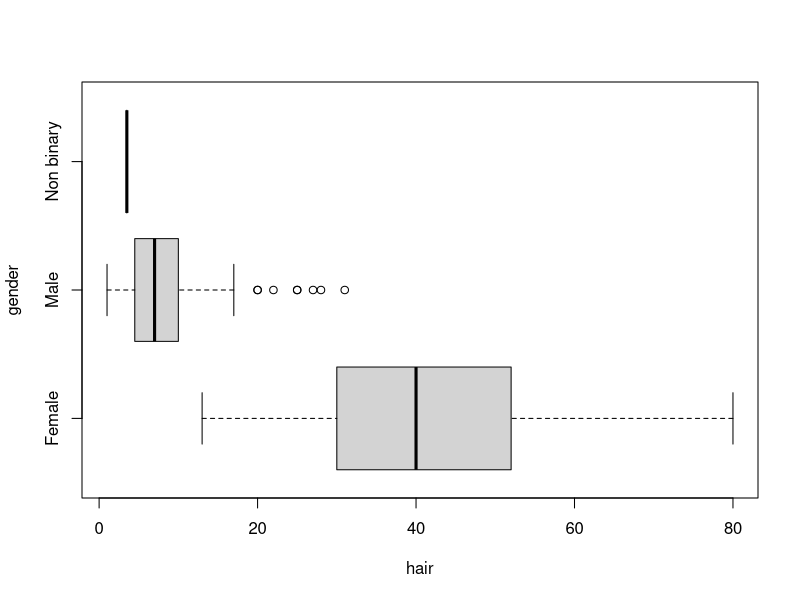
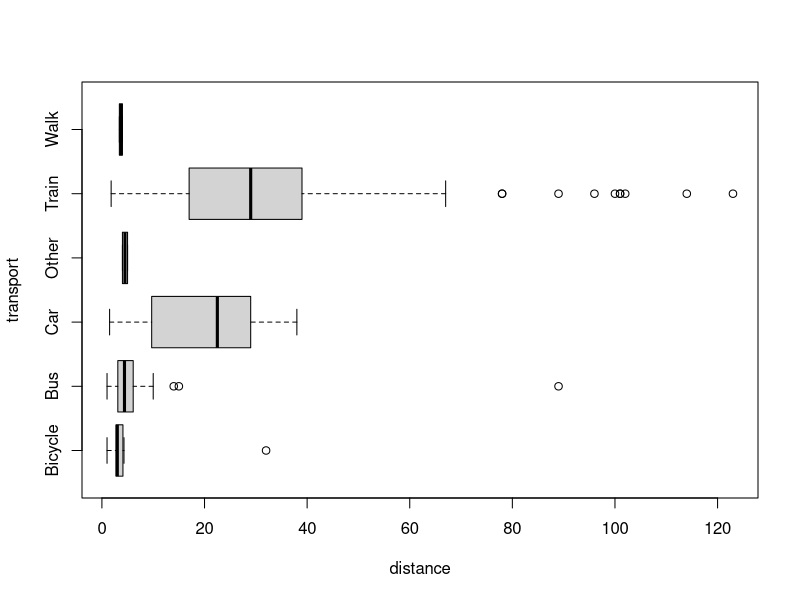
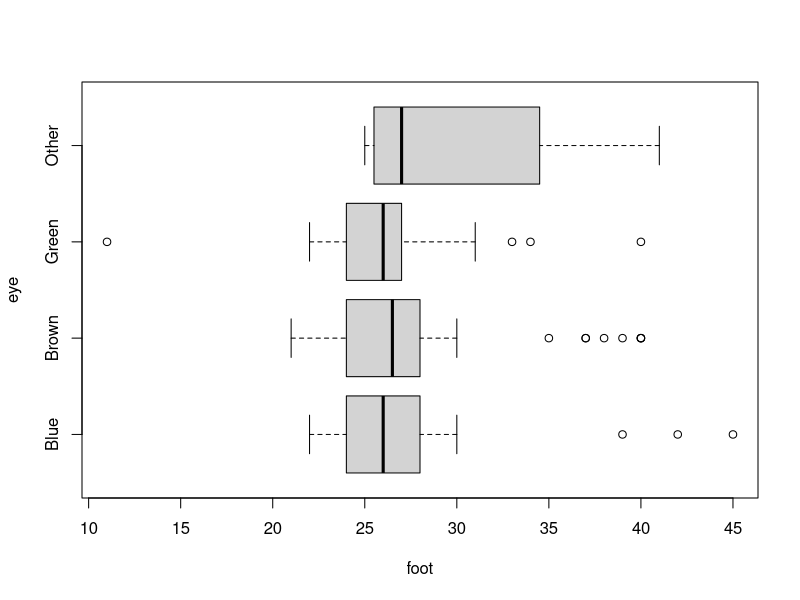
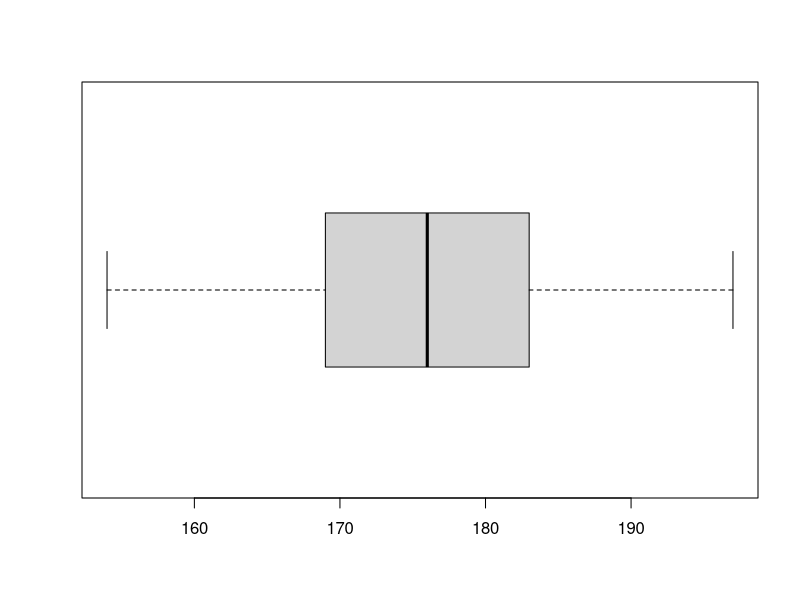
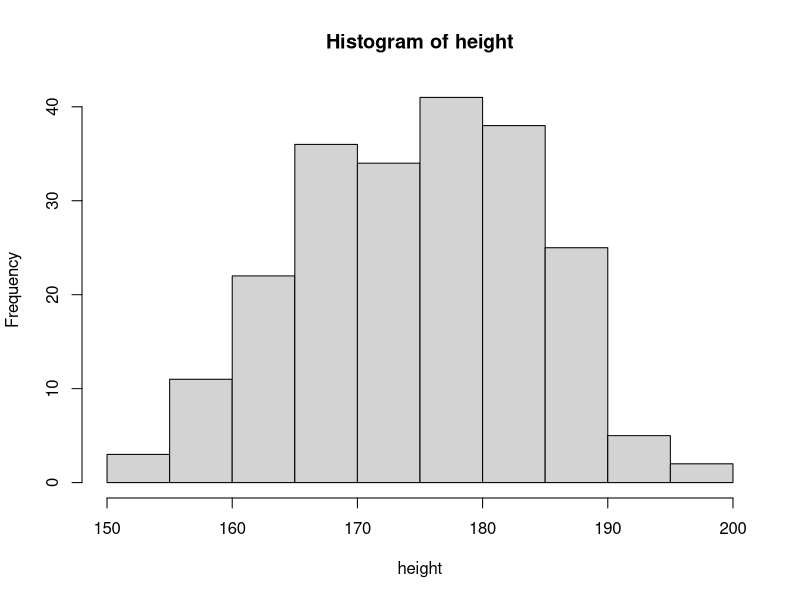
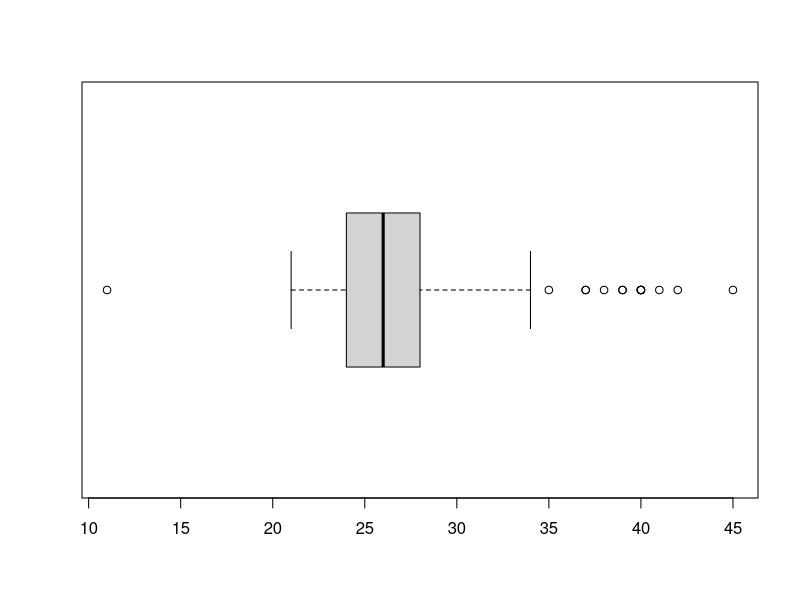
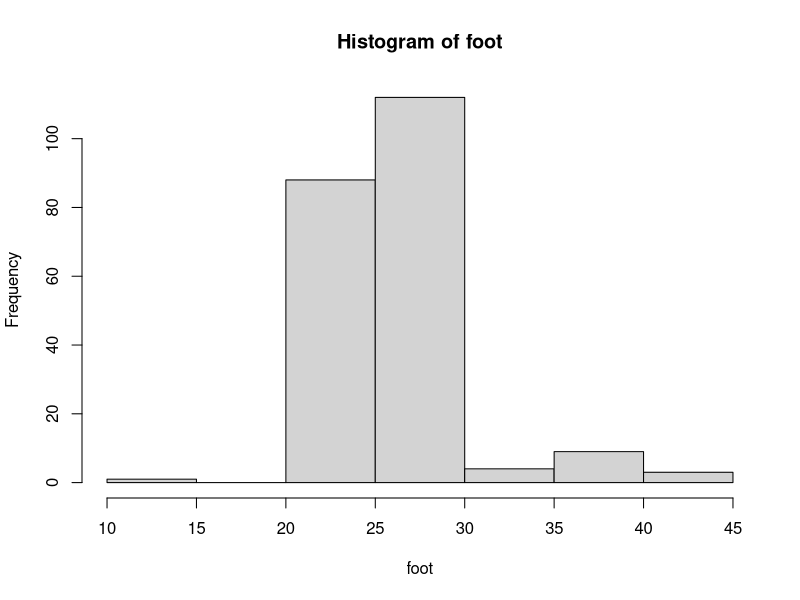
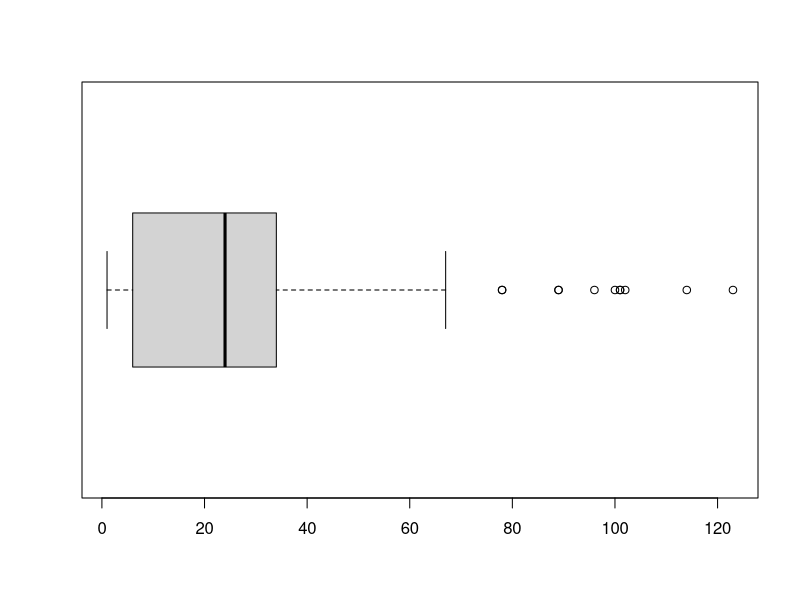

These figures' R source, in order:
# BFH import
library(readxl)
BFH <- read_excel("./WDDA_02.xlsx", sheet = "BFH")
View(BFH)
attach(BFH)

# Aufgabenserie 3

# 1. Körpergrösse Männer & Frauen
# a) Anzahl Frauen grösser als durchschnitt Mann
mean_man <- mean(height[gender == "Male"])
length(height[(gender == "Female" & height >= mean_man)])
# b) Anzahl Männer kleiner als durchscnitt Frau
mean_female <- mean(height[gender == "Female"])
length(height[(gender == "Male" & height <= mean_female)])

# 2. schwarmintelligenz jar
# a) Mittelwert jar
mean_jar <- mean(jar)
# b) geburtstadum person bester guess
kleinste_abweichung <- min(abs(jar - 405))
# gibt nur ein resultat
which.min(abs(jar - 405))
# findet alle resultate
best_guess <- abs(jar - 405) == kleinste_abweichung
dob[best_guess]
# c) anzahl näher am Tatsächlichen wert als am Median
sum(abs(jar - 405) < abs(jar - mean(jar)))

# 3. vergleich mittelwert (mean) & median (median)
# Erklärung: Der Median wird dem Mittelwert vorgezogen, wenn der Datensatz Extremwerte enth¨alt.
# a) jar
mean(jar) # 299.66
median(jar) # 287
# b) siblings
mean(siblings) # 1.543
median(siblings) # 1
# c) distance
mean(distance) # 25.2
median(distance) # 24

# 5. Mittelwert present
mean(present) # 77.35

# 6. bereich darstellen
quantile(height)
quantile(maths)
quantile(cash)

# 7. Interquartilsabstand (IQR)
quantile(height, 0.75) - quantile(height, 0.25)
quantile(maths, 0.75) - quantile(maths, 0.25)
quantile(cash, 0.75) - quantile(cash, 0.25)

# 8. Nebeneinander liegende Boxplots
# a) Boxplot zeigt Harlängen pro Geschlecht auf
boxplot(hair ~ gender, horizontal = T)
# b) Boxplot zeigt distanz pro fahrzeug auf
boxplot(distance ~ transport, horizontal = T)
# c) Boxplot zeigt Fussgrösse aufgeteilt nach Augenfarbe
boxplot(foot ~ eye, horizontal = T)

# 9) Standartabweichung
# Definition: Die Varianz ist ein Mass für die durchschnittliche Abweichung vom Mittelwert für alle Daten.
#             Die Standardabweichung ist die Quadratwurzel der Varianz.
# a) height
sd(height)
# b) maths
sd(maths)
# c) cash
sd(cash)

# FIXME: 10 Empirische Regel
# a) height
boxplot(height, horizontal = T)
hist(height)
# b) foot
boxplot(foot, horizontal = T)
hist(foot)
# c) distance
boxplot(distance, horizontal = T)
hist(distance)
# d) reaction1
boxplot(reaction1, horizontal = T)
hist(reaction1)
# Median,Durchschnitt,Modus, Quartile etc darstellen
summary(height)

# 11: Intercontinental Hotels Group (IHG)
IHG <- read_excel("./WDDA_03.xlsx", sheet = "IHG")
View(IHG)
names(IHG) <- c("hotel", "rating", "reviews")
attach(IHG)
# a) Mittelwert
mean(rating)
# a) Median
median(rating)
# b) Den Mittelwert oder den Median als Mass für die zentrale Lage zu verwenden
# Lösung: Mittelwert da es keine Ausreisser gibt. Besser ist der Durchschnitt
# da er genauere angaben macht. Des weiteren sind Ausreisser nicht möglich.
# c) Erste Quartil
quantile(rating, 0.25)
# alle quantile anzeigen
quantile(rating)
# c) IQR
quantile(rating, 0.75) - quantile(rating, 0.25)
IQR(rating)
# d) 85. Perzentil
quantile(rating, 0.85)

# Aufgabenserie 3
# 11. IHG
# a) Mittelwert
# a) Durchscnitt
# c) Quartile
quantile(rating)
# c) IQR
quantile(rating, 0.75) - quantile(rating, 0.25)
# d) 85 percentile
quantile(rating, 0.85)
# 12. polizeiaufzeichnungen
aufzeichnungen_winter <- c(18, 20, 15, 16, 21, 20, 12, 16, 19, 20)
aufzeichnungen_sommer <- c(28, 18, 24, 32, 18, 29, 23, 38, 28, 18)
# a) Spannweite
max(aufzeichnungen_winter) - min(aufzeichnungen_winter)
max(aufzeichnungen_sommer) - min(aufzeichnungen_sommer)
# a) IQR
quantile(aufzeichnungen_winter, .75) - quantile(aufzeichnungen_winter, .25)
quantile(aufzeichnungen_sommer, .75) - quantile(aufzeichnungen_sommer, .25)

# 12) Polizeiaufzeichnungen zeigen die täglich gemeldeten Verbrechen
winter <- c(18, 20, 15, 16, 21, 20, 12, 16, 19, 20)
sommer <- c(28, 18, 24, 32, 18, 29, 23, 38, 28, 18)
# a) Spannweite für jede Periode
spannweite_winter <- max(winter) - min(winter) # 9
spannweite_sommer <- max(sommer) - min(sommer) # 20
# a) Interquartilsabstand für jede Periode
IQR(winter) # 4
IQR(sommer) # 9.5
# b) Varianz für jede Periode
var(winter) # 8.233333
var(sommer) # 44.48889
# b) Standartabweichung für jede Periode
sd(winter) # 2.869379
sd(sommer) # 6.669999
# c) Variationskoeffizienten für jede Periode
cv_winter <- sd(winter) / mean(winter) * 100 # 16.2%
cv_sommer <- sd(sommer) / mean(sommer) * 100 # 26.1%
# d) Vergleichen Sie die Variabilität der beiden Zeiträume
sum((winter - mean(winter))^2) # 74.1
sum((sommer - mean(sommer))^2) # 400.4

#  13) Mittelwert und die Standardabweichung (als Stichprobe)
BFH <- read_excel("./WDDA_02.xlsx", sheet = "BFH")
View(BFH)
attach(BFH)
# a) height
height_z <- (height - mean(height)) / sd(height)
mean(height_z) # ~0
sd(height_z) # 1
# b) foot
foot_z <- (foot - mean(foot)) / sd(foot)
mean(foot_z) # ~0
sd(foot_z) # 1
# c) house
house_z <- (house - mean(house)) / sd(house)
mean(house_z) # ~0
sd(house_z) # 1

# 14) Schiefe für die folgenden Daten
# a) height
height_z <- (height - mean(height)) / sd(height)
n <- length(height_z)
n / ((n - 1) * (n - 2)) * sum(height_z^3) # -0.156 -> symmetrisch (nahe null)
hist(height)
# b) distance
distance_z <- (distance - mean(distance)) / sd(distance)
n <- length(distance_z)
n / ((n - 1) * (n - 2)) * sum(distance_z^3) # 1.74 -> rechtschief (positiv)
hist(distance)
# c) cash
cash_z <- (cash - mean(cash)) / sd(cash)
n <- length(cash_z)
n / ((n - 1) * (n - 2)) * sum(cash_z^3) # 5.5 -> rechtschief (positiv)
hist(cash)
# d) hair men
hair_men <- hair[gender == "Male"]
hair_men_z <- (hair_men - mean(hair_men)) / sd(hair_men)
n <- length(hair_men_z)
n / ((n - 1) * (n - 2)) * sum(hair_men_z^3) # 1.74 -> rechtschief (positiv)
hist(hair_men)
# d) hair women
hair_women <- hair[gender == "Female"]
hair_women_z <- (hair_women - mean(hair_women)) / sd(hair_women)
n <- length(hair_women_z)
n / ((n - 1) * (n - 2)) * sum(hair_women_z^3) # 0.313 -> leicht rechtschief (positiv)
hist(hair_women)

# 15)
# a) Vielleicht etwa 11 Tage.
# b) Die Verteilung hat ihrem höchsten Punkt bei 7 Tagen.
# c) Offensichtlich ist sie rechtsschief.
# d) Dies ist die Fläche unter der Kurve.

# 16) Vergleichen von Daten
# a) Streudiagramm height & foot
plot(foot ~ height)
# a) Anpassungsgerade height & foot
fit <- lm(foot ~ height)
abline(fit)
# a) Korrelationskoeffizient height & foot
cor(foot, height) # 0.2839648
# b) hair & foot
plot(foot ~ hair)
fit <- lm(foot ~ hair)
abline(fit)
cor(foot, hair) # -0.1886152

# 17) Zusammenhang in Bezug auf das Geschlecht
# a) Korrelation height & hair
cor(height, hair) # -0.6186634 je grösser somit jemand ist, desto kürzer sind seine Haare.
# b) Female
cor(height[gender == "Female"], hair[gender == "Female"]) # 0.006966206
# c) Male
cor(height[gender == "Male"], hair[gender == "Male"]) # 0.1163308

# 18) Formel für die Kovarianz
# wird immer 1 (starke korrelation) ergeben da es die gleichen daten sind
cor(hair, hair)

# 19) Schätzung Korrelation
# a) r = 0.9, b) r = -0.6, c) r = 0.3, d) r = 0
# e) r = 0.2, f) r = 0.5, g) r = -0.3, h) r = -0.8, i) r = 0

# 20) Alle haben gleicher Korrelationswert von 0.7

# 21) Tief (r = 0.17) da Korrelation nicht linear ist

# 22) Stock_2008
stock_2008 <- read_excel("./WDDA_03.xlsx", sheet = "Stock_2008")
View(stock_2008)
attach(stock_2008)
# a) Bestimmen Sie Mittelwert und Median der prozentualen Änderungen.
# Median
median(Fall) # 39.19
# Mittelwert
mean(Fall) # 38.96786
# b) Bestimmen Sie das erste und dritte Quartil.
quantile(Fall, probs = c(0.25, 0.75)) # [32.610 43.815]
# c) Enthalten die Daten irgendwelche Ausreisser? Konstruieren Sie ein Boxplot.
boxplot(Fall)
# keine Ausreisser
# d) Welche Perzentile würden Sie für Belgien melden?
belgium <- Fall[Country == "Belgium"]
# PErzentil anzeigen vom Wert
match(belgium, sort(Fall)) / (length(Fall) + 1)
# 0.7231379 Perzentil

# 3tes Quartil da das 3 Quartil erst bei 43.8 endet

# 23) DAX_CAC
dax_cac <- read_excel("./WDDA_03.xlsx", sheet = "DAX_CAC")
View(dax_cac)
attach(dax_cac)
# a) Berechnen Sie den Korrelationskoeffizienten für diese Daten. CAC.
cor(CAC, DAX) # 0.92
# b) Sindsie schlecht korreliert, oder haben sie einen starken Zusammenhang?
# Lösung: Sie haben einen sehr starken positiven linearen Zusammenhang.

# 24) Korrelationen zwischen Factual Reporting und Bias
# Gemäss Grafik schwindet die Factual Reporting je Politisch Rechter
# die Zeitschrift wird.

# 25) Economist
# a) Die Republikaner sind eher radikaler geworden und Demokraten
# leicht liberaler